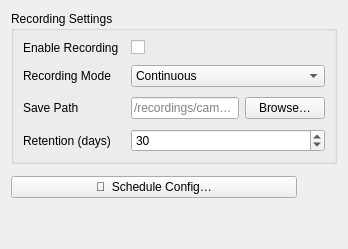
         <widget class="QWidget" name="tab_recording">
          <attribute name="title">
           <string>Recording</string>
          </attribute>
          <layout class="QVBoxLayout" name="layout_tab_recording">
           <property name="spacing">
            <number>12</number>
           </property>
           <property name="contentsMargins" stdset="0">
            <number>12</number>
           </property>
           <item>
            <widget class="QGroupBox" name="group_recording">
             <property name="title">
              <string>Recording Settings</string>
             </property>
             <layout class="QFormLayout" name="form_recording">
              <property name="labelAlignment">
               <set>Qt::AlignLeading</set>
              </property>
              <property name="horizontalSpacing">
               <number>12</number>
              </property>
              <property name="verticalSpacing">
               <number>10</number>
              </property>
              <property name="contentsMargins" stdset="0">
               <number>12</number>
              </property>
              <item row="0" column="0">
               <widget class="QLabel" name="lbl_enable_recording">
                <property name="text">
                 <string>Enable Recording</string>
                </property>
               </widget>
              </item>
              <item row="0" column="1">
               <widget class="QCheckBox" name="check_enable_recording">
                <property name="text">
                 <string/>
                </property>
               </widget>
              </item>
              <item row="1" column="0">
               <widget class="QLabel" name="lbl_recording_mode">
                <property name="text">
                 <string>Recording Mode</string>
                </property>
               </widget>
              </item>
              <item row="1" column="1">
               <widget class="QComboBox" name="combo_recording_mode">
                <item>
                 <property name="text">
                  <string>Continuous</string>
                 </property>
                </item>
                <item>
                 <property name="text">
                  <string>On Motion</string>
                 </property>
                </item>
                <item>
                 <property name="text">
                  <string>On Trigger</string>
                 </property>
                </item>
                <item>
                 <property name="text">
                  <string>Scheduled</string>
                 </property>
                </item>
               </widget>
              </item>
              <item row="2" column="0">
               <widget class="QLabel" name="lbl_save_path">
                <property name="text">
                 <string>Save Path</string>
                </property>
               </widget>
              </item>
              <item row="2" column="1">
               <layout class="QHBoxLayout" name="layout_save_path">
                <property name="spacing">
                 <number>6</number>
                </property>
                <item>
                 <widget class="QLineEdit" name="edit_save_path">
                  <property name="placeholderText">
                   <string>/recordings/cam_01/</string>
                  </property>
                 </widget>
                </item>
                <item>
                 <widget class="QPushButton" name="btn_browse_save_path">
                  <property name="text">
                   <string>Browse…</string>
                  </property>
                 </widget>
                </item>
               </layout>
              </item>
              <item row="3" column="0">
               <widget class="QLabel" name="lbl_retention_days">
                <property name="text">
                 <string>Retention (days)</string>
                </property>
               </widget>
              </item>
              <item row="3" column="1">
               <widget class="QSpinBox" name="spin_retention_days">
                <property name="minimum">
                 <number>1</number>
                </property>
                <property name="maximum">
                 <number>365</number>
                </property>
                <property name="value">
                 <number>30</number>
                </property>
               </widget>
              </item>
             </layout>
            </widget>
           </item>
           <item>
            <layout class="QHBoxLayout" name="layout_schedule_btn">
             <item>
              <widget class="QPushButton" name="btn_open_schedule_config">
               <property name="text">
                <string>📅  Schedule Config…</string>
               </property>
              </widget>
             </item>
             <item>
              <spacer>
               <property name="orientation">
                <enum>Qt::Vertical</enum>
               </property>
               <property name="sizeHint" stdset="0">
                <size>
                 <width>40</width>
                 <height>20</height>
                </size>
               </property>
              </spacer>
             </item>
            </layout>
           </item>
           <item>
            <spacer>
             <property name="orientation">
              <enum>Qt::Vertical</enum>
             </property>
             <property name="sizeHint" stdset="0">
              <size>
               <width>20</width>
               <height>40</height>
              </size>
             </property>
            </spacer>
           </item>
          </layout>
         </widget>
